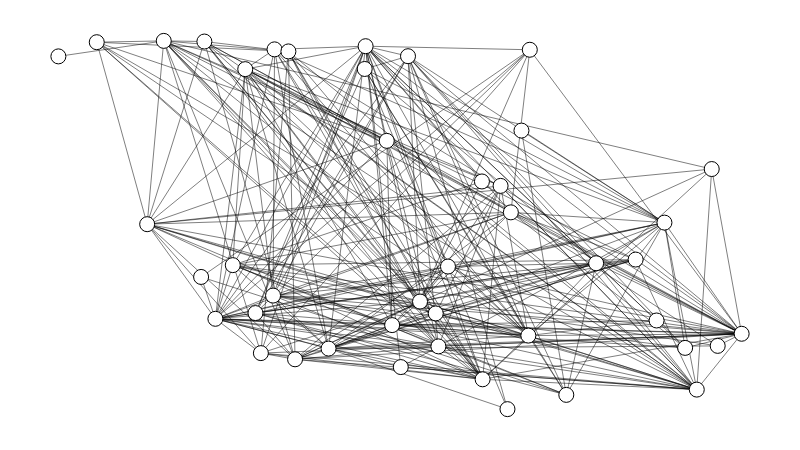

The code cell stored with this chart in its notebook:
### Code cell
g.draw()

### Figure 1 — Plotly figure (JSON) as saved in the notebook; plotly's stock layout.template omitted (floating-point values rounded to 4 significant figures; data arrays with more than 128 entries replaced by an {"elided": "..."} marker saying what was removed)
{"data": [{"hoverinfo": "none", "line": {"color": "rgb(127, 127, 127)", "dash": "solid", "width": 0}, "mode": "lines", "type": "scatter", "x": [0.504, 0.504, null, 0, 1, null], "y": [0, 1, null, 0.5002, 0.5002, null]}, {"hoverinfo": "none", "line": {"color": "rgba(0, 0, 0, 0.5)", "dash": "solid", "width": 1}, "mode": "lines", "type": "scatter", "x": {"elided": "840 float values"}, "y": {"elided": "840 float values"}}, {"hoverinfo": "text", "marker": {"color": "rgb(255, 255, 255)", "line": {"color": "rgb(0, 0, 0)", "width": 1}, "size": 15, "symbol": "circle"}, "mode": "markers", "text": ["Red Skull", "Lady Deathstrike", "Omega Red", "Sabretooth", "Doctor Doom", "Loki", "Thanos", "Lizard", "Magneto", "Mister Sinister", "Scarlet Witch", "Bullseye", "Kingpin", "Kraven the Hunter", "Dormammu", "Mephisto", "Ego", "Klaw", "Leader", "Onslaught", "Kang", "Apocalypse", "Mystique", "Doctor Octopus", "Rhino", "Carnage", "Hydro-Man", "Blizzard", "Mandarin", "Blob", "Tiger Shark", "Exodus", "Electro", "Lady Bullseye", "Annihilus", "Chameleon", "Jigsaw", "Pyro", "Goblin Queen", "Callisto", "Arclight", "Fabian Cortez", "Bloodaxe", "Blackout"], "textfont": {"color": "rgb(0, 0, 0)"}, "textposition": "middle center", "type": "scatter", "x": [0.4497, 0.4806, 0.6472, 0.6209, 0.2298, 0.5293, 0.3954, 0.5117, 0.9344, 0.3464, 1, 0.4885, 0.6879, 0.2885, 0.8449, 0.2553, 0.965, 0.3142, 0.5702, 0.2964, 0.6623, 0.13, 0.1542, 0.7871, 0.887, 0.6573, 0.9173, 0.2089, 0.69, 0.5562, 0.5012, 0.9562, 0.7434, 0.8755, 0.2735, 0.4483, 0.3163, 0.05617, 0.5523, 0.2137, 0.3367, 0, 0.6199, 0.6778], "y": [0.9856, 0.7285, 0.6062, 0.08096, 0.2453, 0.2921, 0.1644, 0.9584, 0.05301, 0.1353, 0.2046, 0.2282, 0.1997, 0.2608, 0.4062, 0.391, 0.1717, 0.3083, 0.3872, 0.1521, 0.5343, 0.5022, 1, 0.3961, 0.5065, 0, 0.1663, 0.3589, 0.9759, 0.1704, 0.1142, 0.6519, 0.03867, 0.2407, 0.9232, 0.9237, 0.977, 0.9964, 0.2599, 0.9982, 0.9714, 0.9579, 0.6182, 0.7564]}, {"hoverinfo": "none", "mode": "text", "text": [], "textfont": {"color": "rgb(255, 255, 255)"}, "textposition": "middle center", "type": "scatter", "x": [], "y": []}, {"hoverinfo": "none", "mode": "text", "text": [null, null, null, null, null, null, null, null, null, null, null, null, null, null, null, null, null, null, null, null, null, null, null, null, null, null, null, null, null, null, null, null, null, null, null, null, null, null, null, null, null, null, null, null], "textfont": {"color": "rgb(0, 0, 0)"}, "textposition": "middle center", "type": "scatter", "x": [0.4497, 0.4806, 0.6472, 0.6209, 0.2298, 0.5293, 0.3954, 0.5117, 0.9344, 0.3464, 1, 0.4885, 0.6879, 0.2885, 0.8449, 0.2553, 0.965, 0.3142, 0.5702, 0.2964, 0.6623, 0.13, 0.1542, 0.7871, 0.887, 0.6573, 0.9173, 0.2089, 0.69, 0.5562, 0.5012, 0.9562, 0.7434, 0.8755, 0.2735, 0.4483, 0.3163, 0.05617, 0.5523, 0.2137, 0.3367, 0, 0.6199, 0.6778], "y": [0.9856, 0.7285, 0.6062, 0.08096, 0.2453, 0.2921, 0.1644, 0.9584, 0.05301, 0.1353, 0.2046, 0.2282, 0.1997, 0.2608, 0.4062, 0.391, 0.1717, 0.3083, 0.3872, 0.1521, 0.5343, 0.5022, 1, 0.3961, 0.5065, 0, 0.1663, 0.3589, 0.9759, 0.1704, 0.1142, 0.6519, 0.03867, 0.2407, 0.9232, 0.9237, 0.977, 0.9964, 0.2599, 0.9982, 0.9714, 0.9579, 0.6182, 0.7564]}, {"hoverinfo": "none", "mode": "text", "text": {"elided": "280 null values"}, "textfont": {"color": "rgb(0, 0, 0)"}, "textposition": "middle center", "type": "scatter", "x": {"elided": "280 float values"}, "y": {"elided": "280 float values"}}, {"hoverinfo": "none", "marker": {"color": "rgba(255, 255, 255, 0)", "line": {"color": "rgba(255, 255, 255, 0)", "width": 0}, "size": 0, "symbol": "circle"}, "mode": "markers", "type": "scatter", "x": [0.5, 0, 1, 0.5], "y": [0, 0.5, 0.5, 1]}], "layout": {"height": 450, "hovermode": "closest", "margin": {"b": 10, "l": 10, "r": 10, "t": 10}, "plot_bgcolor": "rgb(255, 255, 255)", "showlegend": false, "width": 800, "xaxis": {"showgrid": false, "showticklabels": false, "zeroline": false}, "yaxis": {"showgrid": false, "showticklabels": false, "zeroline": false}}}
